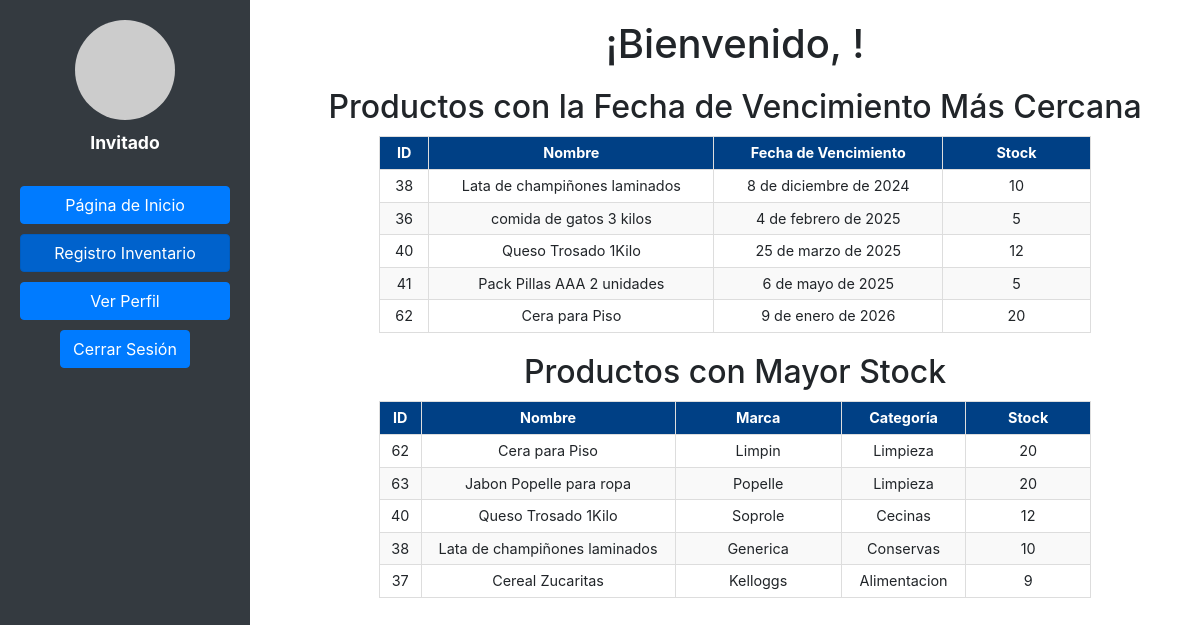
Page /adminpage/ on the earlier database version.
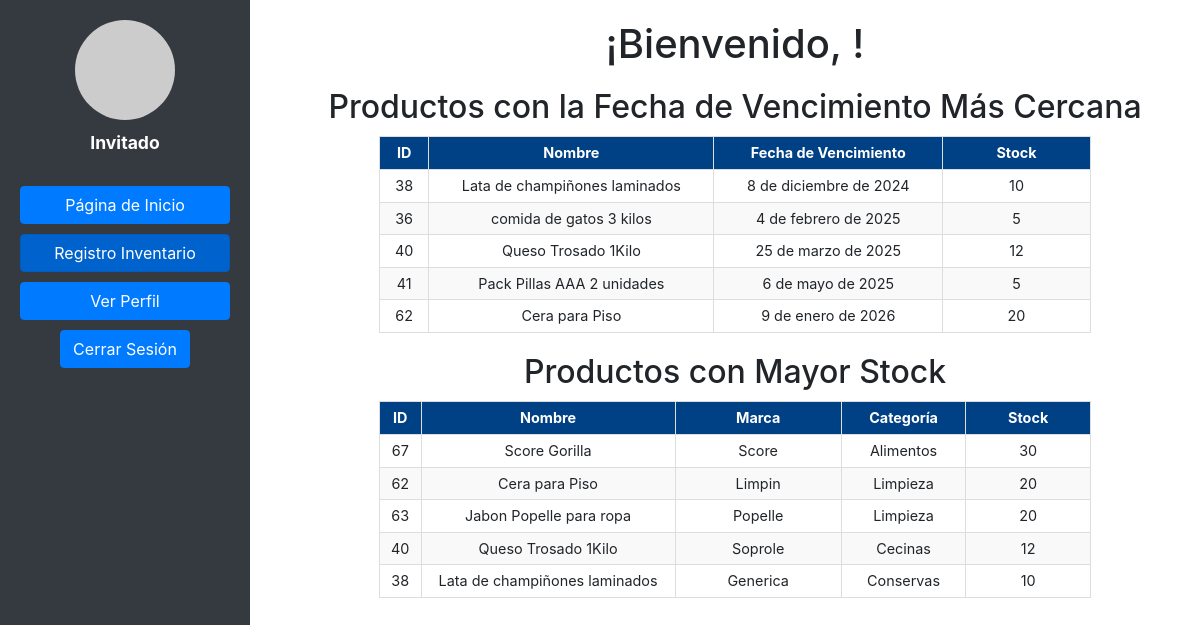
Same page on the later database version.
### pagina/models.py (models this page shows, shortened)
class Producto(models.Model):
    nombre = models.CharField(max_length=100)
    precio = models.DecimalField(max_digits=10, decimal_places=4)
    stock = models.IntegerField()
    descripcion = models.TextField()
    marca = models.ForeignKey(Marca, on_delete=models.CASCADE)
    categoria = models.ForeignKey(Categoria, null=True, blank=True, on_delete=models.SET_NULL)
    fecha_vencimiento = models.DateField(default=timezone.now)

class Marca(models.Model):
    nombre = models.CharField(max_length=100)
    def __str__(self):
        return self.nombre

class Categoria(models.Model):
    nombre = models.CharField(max_length=100)
    def __str__(self):
        return self.nombre

### pagina/views.py (the view)
# urls.py: path('adminpage/', adminpage, name='adminpage'),
def adminpage(request):
    productos_mayor_stock = Producto.objects.order_by('-stock')[:5]
    productos_vencimiento = Producto.objects.filter(
        fecha_vencimiento__gte=now()
    ).order_by('fecha_vencimiento')[:5]
    return render(request, 'adminpage.html', {
        'productos_mayor_stock': productos_mayor_stock,
        'productos_vencimiento': productos_vencimiento,
    })

### pagina/templates/adminpage.html (shortened to what this page needs)
<!DOCTYPE html>
<html lang="es">
<head>
    {% load static %}
    <link rel="stylesheet" href="{% static 'css/lateral.css' %}">
    <link href="https://stackpath.bootstrapcdn.com/bootstrap/4.5.2/css/bootstrap.min.css" rel="stylesheet">
</head>
<body>
    <div class="sidebar">
        <div class="perfil">
            <div class="perfil-imagen"></div>
            <p>
                {% if user.is_authenticated %}
                    <strong>{{ user.username }}</strong>
                {% else %}
                    Invitado
                {% endif %}
            </p>
        </div>
        <ul>
            <li><a href="{% url 'adminpage' %}" class="btn btn-primary btn-block">Página de Inicio</a></li>
            <li><a href="{% url 'vendedor' %}" class="btn btn-primary btn-block active">Registro Inventario</a></li>
            <li><a href="{% url 'verPerfil' %}" class="btn btn-primary btn-block">Ver Perfil</a></li>
            <li>
                <form action="{% url 'logout' %}" method="post">
                    <button type="submit" class="btn btn-primary btn-block">Cerrar Sesión</button>
                </form>
            </li>
        </ul>
    </div>
    <div class="main-content">
        <h1>¡Bienvenido, {{ user.username }}!</h1>
        <div class="section">
            <h2>Productos con la Fecha de Vencimiento Más Cercana</h2>
            <table id="productos-vencimiento-table">
                <thead>
                    <tr>
                        <th>ID</th>
                        <th>Nombre</th>
                        <th>Fecha de Vencimiento</th>
                        <th>Stock</th>
                    </tr>
                </thead>
                <tbody>
                    {% for producto in productos_vencimiento %}
                        <tr>
                            <td>{{ producto.id }}</td>
                            <td>{{ producto.nombre }}</td>
                            <td>{{ producto.fecha_vencimiento }}</td>
                            <td>{{ producto.stock }}</td>
                        </tr>
                    {% empty %}
                        <tr>
                            <td colspan="4">No hay productos con fecha de vencimiento cercana.</td>
                        </tr>
                    {% endfor %}
                </tbody>
            </table>
        </div>
        <div class="section">
            <h2>Productos con Mayor Stock</h2>
            <table id="productos-stock-table">
                <thead>
                    <tr>
                        <th>ID</th>
                        <th>Nombre</th>
                        <th>Marca</th>
                        <th>Categoría</th>
                        <th>Stock</th>
                    </tr>
                </thead>
                <tbody>
                    {% for producto in productos_mayor_stock %}
                        <tr>
                            <td>{{ producto.id }}</td>
                            <td>{{ producto.nombre }}</td>
                            <td>{{ producto.marca }}</td>
                            <td>{{ producto.categoria }}</td>
                            <td>{{ producto.stock }}</td>
                        </tr>
                    {% empty %}
                        <tr>
                            <td colspan="5">No hay productos con alto stock.</td>
                        </tr>
                    {% endfor %}
                </tbody>
            </table>
        </div>
    </div>
</body>
</html>

Differences in the rows shown:
no longer on this page (row unchanged): Producto: id "37", nombre "Cereal Zucaritas", marca "Kelloggs", categoria "Alimentacion", stock "9", shown under "Productos con Mayor Stock"
added Producto: id "67", nombre "Score Gorilla", marca "Score", categoria "Alimentos", stock "30", shown under "Productos con Mayor Stock"
